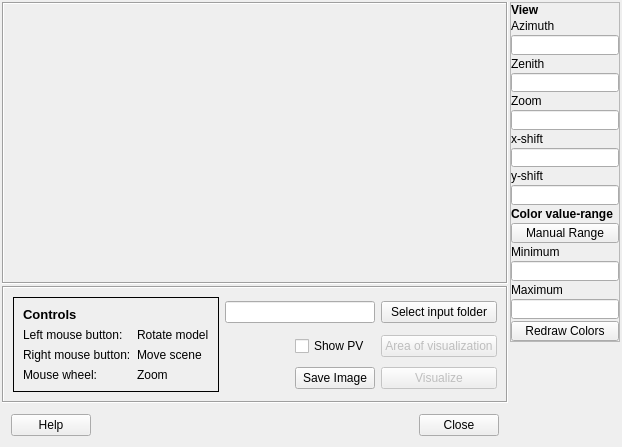
<?xml version="1.0" encoding="UTF-8"?>
<ui version="4.0">
 <class>SVFDialogBase</class>
 <widget class="QDialog" name="SVFDialogBase">
  <property name="enabled">
   <bool>true</bool>
  </property>
  <property name="geometry">
   <rect>
    <x>0</x>
    <y>0</y>
    <width>622</width>
    <height>447</height>
   </rect>
  </property>
  <property name="sizePolicy">
   <sizepolicy hsizetype="Minimum" vsizetype="Minimum">
    <horstretch>0</horstretch>
    <verstretch>0</verstretch>
   </sizepolicy>
  </property>
  <property name="minimumSize">
   <size>
    <width>579</width>
    <height>340</height>
   </size>
  </property>
  <property name="windowTitle">
   <string>SEBE Visualizer</string>
  </property>
  <layout class="QGridLayout" name="gridLayout_3">
   <property name="leftMargin">
    <number>2</number>
   </property>
   <property name="topMargin">
    <number>2</number>
   </property>
   <property name="rightMargin">
    <number>2</number>
   </property>
   <property name="bottomMargin">
    <number>2</number>
   </property>
   <item row="0" column="0">
    <widget class="QFrame" name="frameMain">
     <property name="sizePolicy">
      <sizepolicy hsizetype="Preferred" vsizetype="Preferred">
       <horstretch>0</horstretch>
       <verstretch>0</verstretch>
      </sizepolicy>
     </property>
     <property name="minimumSize">
      <size>
       <width>0</width>
       <height>340</height>
      </size>
     </property>
     <layout class="QGridLayout" name="gridMain">
      <property name="leftMargin">
       <number>0</number>
      </property>
      <property name="topMargin">
       <number>0</number>
      </property>
      <property name="rightMargin">
       <number>0</number>
      </property>
      <property name="bottomMargin">
       <number>0</number>
      </property>
      <property name="spacing">
       <number>2</number>
      </property>
      <item row="2" column="0">
       <widget class="QFrame" name="frame_1">
        <property name="sizePolicy">
         <sizepolicy hsizetype="Minimum" vsizetype="Fixed">
          <horstretch>0</horstretch>
          <verstretch>0</verstretch>
         </sizepolicy>
        </property>
        <property name="minimumSize">
         <size>
          <width>465</width>
          <height>0</height>
         </size>
        </property>
        <property name="frameShape">
         <enum>QFrame::Box</enum>
        </property>
        <property name="frameShadow">
         <enum>QFrame::Sunken</enum>
        </property>
        <layout class="QGridLayout" name="gridLayout">
         <item row="0" column="0" rowspan="3">
          <widget class="QFrame" name="frame_2">
           <property name="frameShape">
            <enum>QFrame::Box</enum>
           </property>
           <property name="frameShadow">
            <enum>QFrame::Plain</enum>
           </property>
           <layout class="QFormLayout" name="formLayout">
            <item row="1" column="0">
             <widget class="QLabel" name="label_7">
              <property name="text">
               <string>Left mouse button:</string>
              </property>
             </widget>
            </item>
            <item row="1" column="1">
             <widget class="QLabel" name="label_8">
              <property name="text">
               <string>Rotate model</string>
              </property>
             </widget>
            </item>
            <item row="2" column="0">
             <widget class="QLabel" name="label_9">
              <property name="text">
               <string>Right mouse button:</string>
              </property>
             </widget>
            </item>
            <item row="2" column="1">
             <widget class="QLabel" name="label_10">
              <property name="text">
               <string>Move scene</string>
              </property>
             </widget>
            </item>
            <item row="3" column="0">
             <widget class="QLabel" name="label_11">
              <property name="text">
               <string>Mouse wheel:</string>
              </property>
             </widget>
            </item>
            <item row="3" column="1">
             <widget class="QLabel" name="label_12">
              <property name="text">
               <string>Zoom</string>
              </property>
             </widget>
            </item>
            <item row="0" column="0">
             <widget class="QLabel" name="label_6">
              <property name="font">
               <font>
                <pointsize>10</pointsize>
                <weight>75</weight>
                <bold>true</bold>
               </font>
              </property>
              <property name="text">
               <string>Controls</string>
              </property>
             </widget>
            </item>
           </layout>
          </widget>
         </item>
         <item row="2" column="3">
          <widget class="QPushButton" name="ButtonVisualize">
           <property name="enabled">
            <bool>false</bool>
           </property>
           <property name="cursor">
            <cursorShape>ArrowCursor</cursorShape>
           </property>
           <property name="text">
            <string>Visualize</string>
           </property>
          </widget>
         </item>
         <item row="2" column="2">
          <widget class="QPushButton" name="ButtonSave">
           <property name="text">
            <string>Save Image</string>
           </property>
          </widget>
         </item>
         <item row="0" column="3">
          <widget class="QPushButton" name="ButtonDirectory">
           <property name="text">
            <string>Select input folder</string>
           </property>
          </widget>
         </item>
         <item row="1" column="3">
          <widget class="QPushButton" name="ButtonSelect">
           <property name="enabled">
            <bool>false</bool>
           </property>
           <property name="text">
            <string>Area of visualization</string>
           </property>
          </widget>
         </item>
         <item row="1" column="2">
          <widget class="QCheckBox" name="checkBoxPV">
           <property name="text">
            <string>Show PV</string>
           </property>
          </widget>
         </item>
         <item row="2" column="1">
          <spacer name="horizontalSpacer_2">
           <property name="orientation">
            <enum>Qt::Horizontal</enum>
           </property>
           <property name="sizeHint" stdset="0">
            <size>
             <width>40</width>
             <height>20</height>
            </size>
           </property>
          </spacer>
         </item>
         <item row="0" column="1" colspan="2">
          <widget class="QLineEdit" name="textOutput">
           <property name="dragEnabled">
            <bool>true</bool>
           </property>
          </widget>
         </item>
        </layout>
       </widget>
      </item>
      <item row="3" column="0">
       <widget class="QFrame" name="frame_3">
        <property name="sizePolicy">
         <sizepolicy hsizetype="Preferred" vsizetype="Fixed">
          <horstretch>0</horstretch>
          <verstretch>0</verstretch>
         </sizepolicy>
        </property>
        <property name="frameShape">
         <enum>QFrame::NoFrame</enum>
        </property>
        <property name="frameShadow">
         <enum>QFrame::Raised</enum>
        </property>
        <layout class="QGridLayout" name="gridLayout_4">
         <item row="0" column="0">
          <widget class="QPushButton" name="ButtonHelp">
           <property name="sizePolicy">
            <sizepolicy hsizetype="Minimum" vsizetype="Minimum">
             <horstretch>0</horstretch>
             <verstretch>0</verstretch>
            </sizepolicy>
           </property>
           <property name="text">
            <string>Help</string>
           </property>
          </widget>
         </item>
         <item row="0" column="2">
          <widget class="QPushButton" name="ButtonClose">
           <property name="sizePolicy">
            <sizepolicy hsizetype="Minimum" vsizetype="Minimum">
             <horstretch>0</horstretch>
             <verstretch>0</verstretch>
            </sizepolicy>
           </property>
           <property name="text">
            <string>Close</string>
           </property>
          </widget>
         </item>
         <item row="0" column="1">
          <spacer name="horizontalSpacer">
           <property name="orientation">
            <enum>Qt::Horizontal</enum>
           </property>
           <property name="sizeHint" stdset="0">
            <size>
             <width>40</width>
             <height>20</height>
            </size>
           </property>
          </spacer>
         </item>
        </layout>
       </widget>
      </item>
      <item row="0" column="1" rowspan="2">
       <widget class="QFrame" name="frameSetView">
        <property name="sizePolicy">
         <sizepolicy hsizetype="Fixed" vsizetype="Fixed">
          <horstretch>0</horstretch>
          <verstretch>0</verstretch>
         </sizepolicy>
        </property>
        <property name="minimumSize">
         <size>
          <width>106</width>
          <height>340</height>
         </size>
        </property>
        <property name="frameShape">
         <enum>QFrame::StyledPanel</enum>
        </property>
        <property name="frameShadow">
         <enum>QFrame::Raised</enum>
        </property>
        <layout class="QGridLayout" name="gridLayout_2">
         <property name="leftMargin">
          <number>0</number>
         </property>
         <property name="topMargin">
          <number>0</number>
         </property>
         <property name="rightMargin">
          <number>0</number>
         </property>
         <property name="bottomMargin">
          <number>0</number>
         </property>
         <property name="spacing">
          <number>2</number>
         </property>
         <item row="21" column="2">
          <widget class="QPushButton" name="ButtonRedraw">
           <property name="sizePolicy">
            <sizepolicy hsizetype="Minimum" vsizetype="Fixed">
             <horstretch>0</horstretch>
             <verstretch>0</verstretch>
            </sizepolicy>
           </property>
           <property name="minimumSize">
            <size>
             <width>0</width>
             <height>0</height>
            </size>
           </property>
           <property name="text">
            <string>Redraw Colors</string>
           </property>
          </widget>
         </item>
         <item row="1" column="2">
          <widget class="QLabel" name="label_1">
           <property name="sizePolicy">
            <sizepolicy hsizetype="Maximum" vsizetype="Fixed">
             <horstretch>0</horstretch>
             <verstretch>0</verstretch>
            </sizepolicy>
           </property>
           <property name="text">
            <string>Azimuth</string>
           </property>
          </widget>
         </item>
         <item row="7" column="2">
          <widget class="QLabel" name="label_2">
           <property name="sizePolicy">
            <sizepolicy hsizetype="Maximum" vsizetype="Fixed">
             <horstretch>0</horstretch>
             <verstretch>0</verstretch>
            </sizepolicy>
           </property>
           <property name="text">
            <string>x-shift</string>
           </property>
          </widget>
         </item>
         <item row="19" column="2">
          <widget class="QLabel" name="label_15">
           <property name="sizePolicy">
            <sizepolicy hsizetype="Maximum" vsizetype="Fixed">
             <horstretch>0</horstretch>
             <verstretch>0</verstretch>
            </sizepolicy>
           </property>
           <property name="text">
            <string>Maximum</string>
           </property>
          </widget>
         </item>
         <item row="10" column="2">
          <widget class="QLineEdit" name="TextShiftY">
           <property name="sizePolicy">
            <sizepolicy hsizetype="Minimum" vsizetype="Fixed">
             <horstretch>0</horstretch>
             <verstretch>0</verstretch>
            </sizepolicy>
           </property>
           <property name="minimumSize">
            <size>
             <width>0</width>
             <height>0</height>
            </size>
           </property>
           <property name="maximumSize">
            <size>
             <width>16777215</width>
             <height>16777215</height>
            </size>
           </property>
           <property name="maxLength">
            <number>100</number>
           </property>
           <property name="alignment">
            <set>Qt::AlignRight|Qt::AlignTrailing|Qt::AlignVCenter</set>
           </property>
          </widget>
         </item>
         <item row="9" column="2">
          <widget class="QLabel" name="label_5">
           <property name="sizePolicy">
            <sizepolicy hsizetype="Maximum" vsizetype="Fixed">
             <horstretch>0</horstretch>
             <verstretch>0</verstretch>
            </sizepolicy>
           </property>
           <property name="text">
            <string>y-shift</string>
           </property>
          </widget>
         </item>
         <item row="8" column="2">
          <widget class="QLineEdit" name="TextShiftX">
           <property name="sizePolicy">
            <sizepolicy hsizetype="Minimum" vsizetype="Fixed">
             <horstretch>0</horstretch>
             <verstretch>0</verstretch>
            </sizepolicy>
           </property>
           <property name="minimumSize">
            <size>
             <width>0</width>
             <height>0</height>
            </size>
           </property>
           <property name="maximumSize">
            <size>
             <width>16777215</width>
             <height>16777215</height>
            </size>
           </property>
           <property name="maxLength">
            <number>100</number>
           </property>
           <property name="alignment">
            <set>Qt::AlignRight|Qt::AlignTrailing|Qt::AlignVCenter</set>
           </property>
          </widget>
         </item>
         <item row="4" column="2">
          <widget class="QLineEdit" name="TextZeni">
           <property name="sizePolicy">
            <sizepolicy hsizetype="Minimum" vsizetype="Fixed">
             <horstretch>0</horstretch>
             <verstretch>0</verstretch>
            </sizepolicy>
           </property>
           <property name="minimumSize">
            <size>
             <width>0</width>
             <height>0</height>
            </size>
           </property>
           <property name="maximumSize">
            <size>
             <width>16777215</width>
             <height>16777215</height>
            </size>
           </property>
           <property name="text">
            <string/>
           </property>
           <property name="maxLength">
            <number>2</number>
           </property>
           <property name="alignment">
            <set>Qt::AlignRight|Qt::AlignTrailing|Qt::AlignVCenter</set>
           </property>
          </widget>
         </item>
         <item row="2" column="2">
          <widget class="QLineEdit" name="TextAzim">
           <property name="sizePolicy">
            <sizepolicy hsizetype="Minimum" vsizetype="Fixed">
             <horstretch>0</horstretch>
             <verstretch>0</verstretch>
            </sizepolicy>
           </property>
           <property name="minimumSize">
            <size>
             <width>0</width>
             <height>0</height>
            </size>
           </property>
           <property name="maximumSize">
            <size>
             <width>16777215</width>
             <height>16777215</height>
            </size>
           </property>
           <property name="maxLength">
            <number>3</number>
           </property>
           <property name="alignment">
            <set>Qt::AlignRight|Qt::AlignTrailing|Qt::AlignVCenter</set>
           </property>
          </widget>
         </item>
         <item row="3" column="2">
          <widget class="QLabel" name="label_3">
           <property name="sizePolicy">
            <sizepolicy hsizetype="Maximum" vsizetype="Fixed">
             <horstretch>0</horstretch>
             <verstretch>0</verstretch>
            </sizepolicy>
           </property>
           <property name="text">
            <string>Zenith</string>
           </property>
          </widget>
         </item>
         <item row="18" column="2">
          <widget class="QLineEdit" name="textMinimum">
           <property name="sizePolicy">
            <sizepolicy hsizetype="Minimum" vsizetype="Fixed">
             <horstretch>0</horstretch>
             <verstretch>0</verstretch>
            </sizepolicy>
           </property>
           <property name="maxLength">
            <number>30</number>
           </property>
           <property name="cursorPosition">
            <number>0</number>
           </property>
           <property name="alignment">
            <set>Qt::AlignLeading|Qt::AlignLeft|Qt::AlignVCenter</set>
           </property>
           <property name="placeholderText">
            <string/>
           </property>
          </widget>
         </item>
         <item row="5" column="2">
          <widget class="QLabel" name="label_4">
           <property name="sizePolicy">
            <sizepolicy hsizetype="Maximum" vsizetype="Fixed">
             <horstretch>0</horstretch>
             <verstretch>0</verstretch>
            </sizepolicy>
           </property>
           <property name="text">
            <string>Zoom</string>
           </property>
          </widget>
         </item>
         <item row="6" column="2">
          <widget class="QLineEdit" name="TextViewDist">
           <property name="sizePolicy">
            <sizepolicy hsizetype="Minimum" vsizetype="Fixed">
             <horstretch>0</horstretch>
             <verstretch>0</verstretch>
            </sizepolicy>
           </property>
           <property name="minimumSize">
            <size>
             <width>0</width>
             <height>0</height>
            </size>
           </property>
           <property name="maximumSize">
            <size>
             <width>16777215</width>
             <height>16777215</height>
            </size>
           </property>
           <property name="text">
            <string/>
           </property>
           <property name="maxLength">
            <number>9</number>
           </property>
           <property name="alignment">
            <set>Qt::AlignRight|Qt::AlignTrailing|Qt::AlignVCenter</set>
           </property>
          </widget>
         </item>
         <item row="20" column="2">
          <widget class="QLineEdit" name="textMaximum">
           <property name="sizePolicy">
            <sizepolicy hsizetype="Minimum" vsizetype="Fixed">
             <horstretch>0</horstretch>
             <verstretch>0</verstretch>
            </sizepolicy>
           </property>
           <property name="maxLength">
            <number>30</number>
           </property>
           <property name="cursorPosition">
            <number>0</number>
           </property>
           <property name="alignment">
            <set>Qt::AlignLeading|Qt::AlignLeft|Qt::AlignVCenter</set>
           </property>
          </widget>
         </item>
         <item row="17" column="2">
          <widget class="QLabel" name="label_14">
           <property name="sizePolicy">
            <sizepolicy hsizetype="Maximum" vsizetype="Fixed">
             <horstretch>0</horstretch>
             <verstretch>0</verstretch>
            </sizepolicy>
           </property>
           <property name="text">
            <string>Minimum</string>
           </property>
          </widget>
         </item>
         <item row="11" column="2">
          <widget class="QLabel" name="label_13">
           <property name="sizePolicy">
            <sizepolicy hsizetype="Maximum" vsizetype="Fixed">
             <horstretch>0</horstretch>
             <verstretch>0</verstretch>
            </sizepolicy>
           </property>
           <property name="font">
            <font>
             <weight>75</weight>
             <bold>true</bold>
            </font>
           </property>
           <property name="text">
            <string>Color value-range</string>
           </property>
          </widget>
         </item>
         <item row="0" column="2">
          <widget class="QLabel" name="label">
           <property name="sizePolicy">
            <sizepolicy hsizetype="Maximum" vsizetype="Fixed">
             <horstretch>0</horstretch>
             <verstretch>0</verstretch>
            </sizepolicy>
           </property>
           <property name="font">
            <font>
             <weight>75</weight>
             <bold>true</bold>
            </font>
           </property>
           <property name="text">
            <string>View</string>
           </property>
          </widget>
         </item>
         <item row="12" column="2">
          <widget class="QPushButton" name="ButtonRange">
           <property name="sizePolicy">
            <sizepolicy hsizetype="Minimum" vsizetype="Fixed">
             <horstretch>0</horstretch>
             <verstretch>0</verstretch>
            </sizepolicy>
           </property>
           <property name="text">
            <string>Manual Range</string>
           </property>
          </widget>
         </item>
        </layout>
       </widget>
      </item>
      <item row="0" column="0" rowspan="2">
       <widget class="QFrame" name="layoutContain">
        <property name="sizePolicy">
         <sizepolicy hsizetype="MinimumExpanding" vsizetype="MinimumExpanding">
          <horstretch>0</horstretch>
          <verstretch>0</verstretch>
         </sizepolicy>
        </property>
        <property name="minimumSize">
         <size>
          <width>465</width>
          <height>198</height>
         </size>
        </property>
        <property name="autoFillBackground">
         <bool>true</bool>
        </property>
        <property name="frameShape">
         <enum>QFrame::Box</enum>
        </property>
        <property name="frameShadow">
         <enum>QFrame::Sunken</enum>
        </property>
        <layout class="QHBoxLayout" name="horizontalLayout" stretch="4,1">
         <property name="spacing">
          <number>0</number>
         </property>
         <property name="sizeConstraint">
          <enum>QLayout::SetDefaultConstraint</enum>
         </property>
         <property name="leftMargin">
          <number>3</number>
         </property>
         <property name="topMargin">
          <number>3</number>
         </property>
         <property name="rightMargin">
          <number>3</number>
         </property>
         <property name="bottomMargin">
          <number>3</number>
         </property>
         <item>
          <layout class="QGridLayout" name="layout">
           <property name="spacing">
            <number>2</number>
           </property>
          </layout>
         </item>
         <item>
          <layout class="QGridLayout" name="layoutBar">
           <property name="spacing">
            <number>2</number>
           </property>
          </layout>
         </item>
        </layout>
       </widget>
      </item>
     </layout>
    </widget>
   </item>
  </layout>
 </widget>
 <tabstops>
  <tabstop>TextAzim</tabstop>
  <tabstop>TextZeni</tabstop>
  <tabstop>TextViewDist</tabstop>
  <tabstop>TextShiftX</tabstop>
  <tabstop>TextShiftY</tabstop>
  <tabstop>ButtonRange</tabstop>
  <tabstop>textMinimum</tabstop>
  <tabstop>textMaximum</tabstop>
  <tabstop>ButtonRedraw</tabstop>
  <tabstop>ButtonDirectory</tabstop>
  <tabstop>ButtonSelect</tabstop>
  <tabstop>ButtonVisualize</tabstop>
  <tabstop>textOutput</tabstop>
  <tabstop>checkBoxPV</tabstop>
  <tabstop>ButtonSave</tabstop>
  <tabstop>ButtonHelp</tabstop>
  <tabstop>ButtonClose</tabstop>
 </tabstops>
 <resources/>
 <connections>
  <connection>
   <sender>ButtonClose</sender>
   <signal>clicked()</signal>
   <receiver>SVFDialogBase</receiver>
   <slot>close()</slot>
   <hints>
    <hint type="sourcelabel">
     <x>457</x>
     <y>556</y>
    </hint>
    <hint type="destinationlabel">
     <x>325</x>
     <y>491</y>
    </hint>
   </hints>
  </connection>
 </connections>
 <slots>
  <slot>changelayer()</slot>
  <slot>saveRasterFileName()</slot>
 </slots>
</ui>
